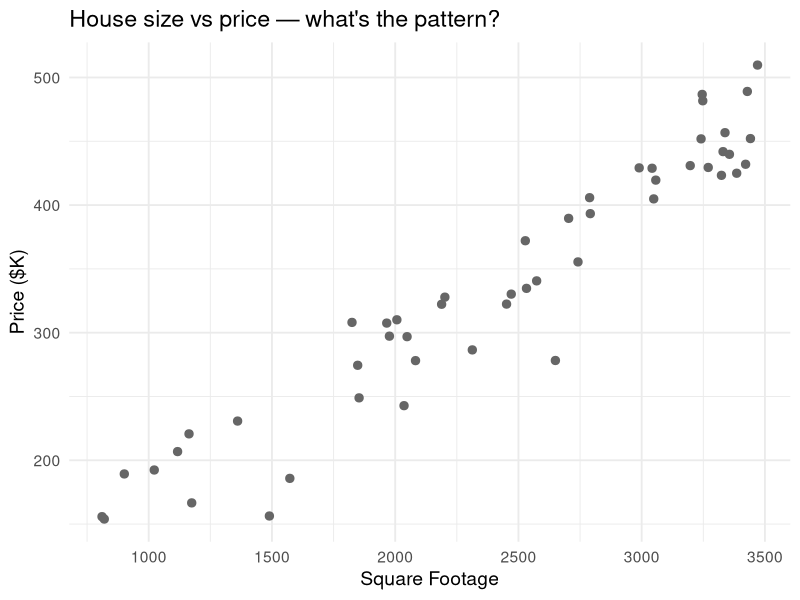
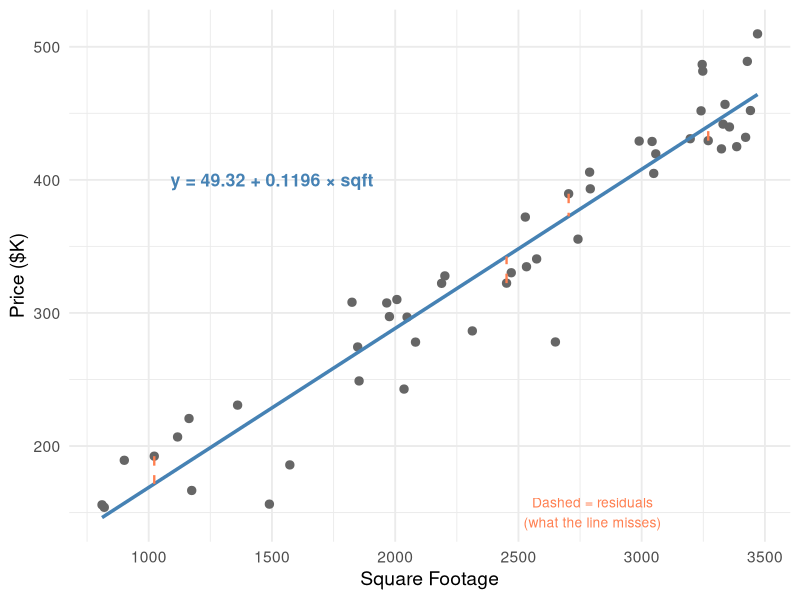
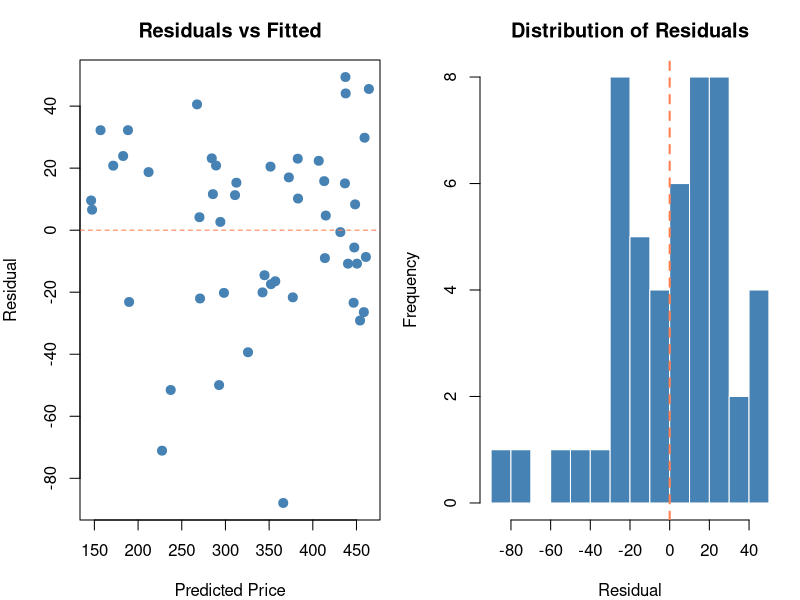
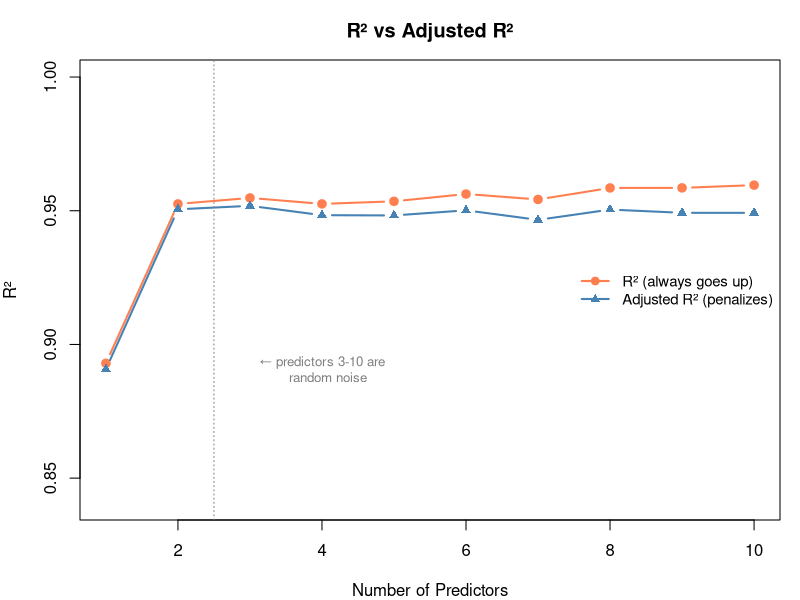
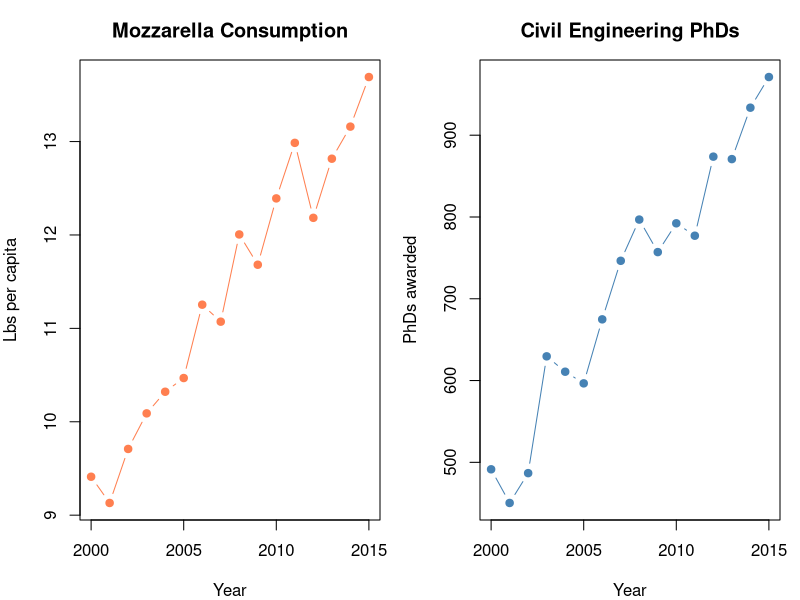
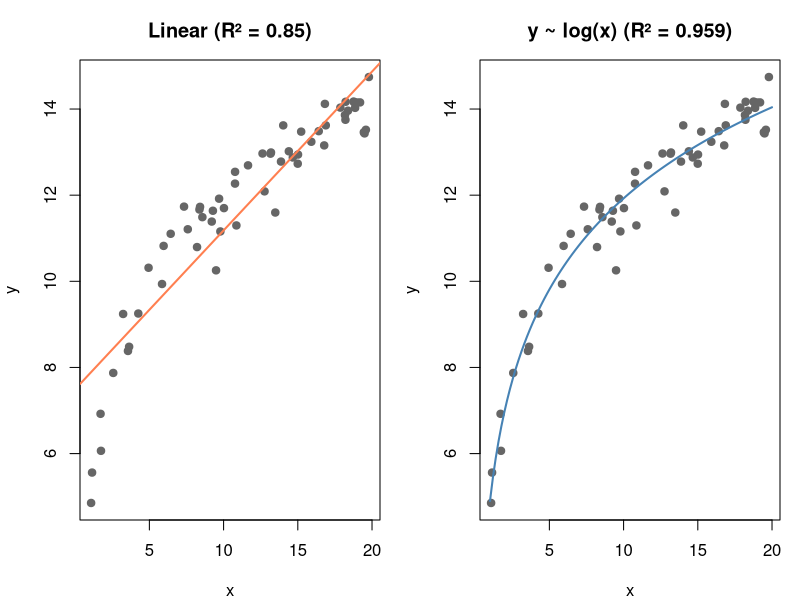
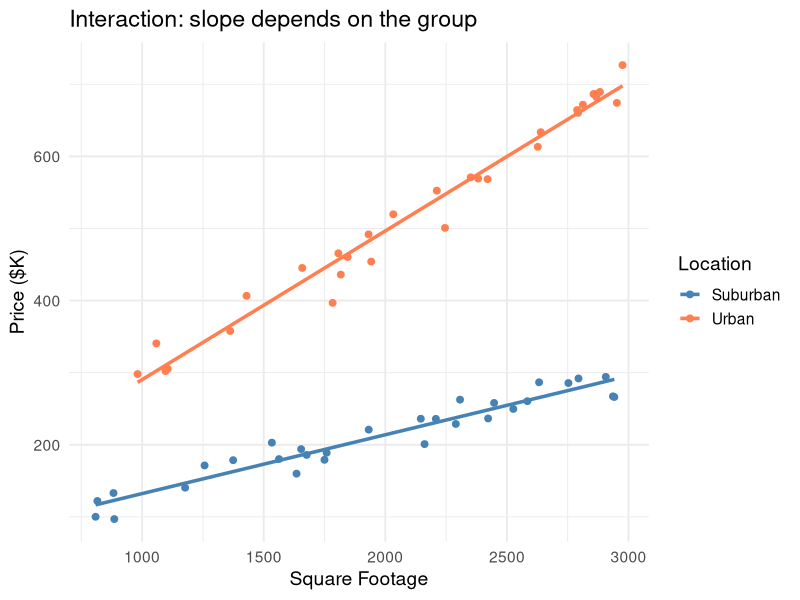
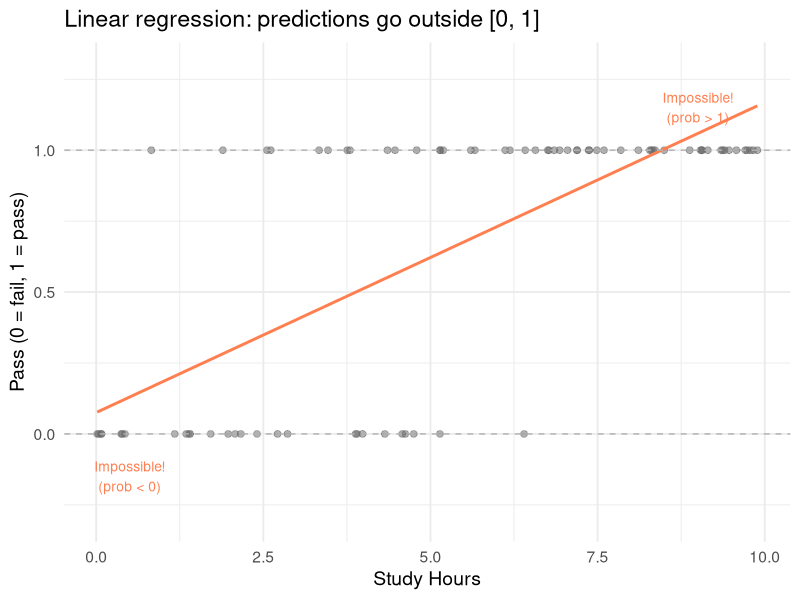

Write R code to recreate these figures, in order.
## ---- chunk 1
#| label: fig-scatter
#| fig-cap: "Each dot is a house. Can you draw a line that captures the relationship?"

library(ggplot2)
set.seed(42)

n <- 50
sqft <- runif(n, 800, 3500)
price <- 50 + 0.12 * sqft + rnorm(n, 0, 30)

df <- data.frame(sqft = sqft, price = price)

ggplot(df, aes(sqft, price)) +
  geom_point(size = 2.5, color = "gray40") +
  theme_minimal(base_size = 14) +
  labs(x = "Square Footage", y = "Price ($K)",
       title = "House size vs price — what's the pattern?")
## ---- chunk 2
#| label: fig-best-fit
#| fig-cap: "The regression line minimizes the total squared distance from points to the line"

fit <- lm(price ~ sqft, data = df)
a0 <- round(coef(fit)[1], 2)
a1 <- round(coef(fit)[2], 4)

ggplot(df, aes(sqft, price)) +
  geom_point(size = 2.5, color = "gray40") +
  geom_smooth(method = "lm", se = FALSE, color = "steelblue", linewidth = 1.2) +
  # Show residuals for a few points
  geom_segment(data = df[c(1, 10, 25, 40), ],
    aes(x = sqft, y = price,
        xend = sqft, yend = predict(fit)[c(1, 10, 25, 40)]),
    color = "coral", linetype = "dashed", linewidth = 0.8) +
  annotate("text", x = 1500, y = 400,
    label = paste0("y = ", a0, " + ", a1, " × sqft"),
    size = 4.5, fontface = "bold", color = "steelblue") +
  annotate("text", x = 2800, y = 150,
    label = "Dashed = residuals\n(what the line misses)",
    color = "coral", size = 3.5) +
  theme_minimal(base_size = 14) +
  labs(x = "Square Footage", y = "Price ($K)")
## ---- chunk 3
#| label: fig-residuals
#| fig-cap: "Residuals = actual minus predicted. We minimize the sum of their squares."

df$predicted <- predict(fit)
df$residual <- df$price - df$predicted

par(mfrow = c(1, 2), mar = c(4, 4, 3, 1))

# Residual plot
plot(df$predicted, df$residual,
  pch = 19, col = "steelblue", cex = 1.2,
  main = "Residuals vs Fitted",
  xlab = "Predicted Price", ylab = "Residual")
abline(h = 0, lty = 2, col = "coral")

# Residual histogram
hist(df$residual, breaks = 12, col = "steelblue", border = "white",
  main = "Distribution of Residuals",
  xlab = "Residual")
abline(v = 0, col = "coral", lwd = 2, lty = 2)

par(mfrow = c(1, 1))
## ---- chunk 4
#| label: fig-multiple-reg
#| fig-cap: "Adding bedrooms improves the model — both features matter"

set.seed(42)
bedrooms <- sample(1:5, n, replace = TRUE)
price2 <- 30 + 0.1 * sqft + 15 * bedrooms + rnorm(n, 0, 20)

df2 <- data.frame(sqft = sqft, bedrooms = bedrooms, price = price2)

fit_simple <- lm(price ~ sqft, data = df2)
fit_multi <- lm(price ~ sqft + bedrooms, data = df2)

cat("=== Simple Model (sqft only) ===\n")
cat(sprintf("  R² = %.3f\n", summary(fit_simple)$r.squared))
cat(sprintf("  price = %.1f + %.4f × sqft\n\n", coef(fit_simple)[1], coef(fit_simple)[2]))

cat("=== Multiple Model (sqft + bedrooms) ===\n")
cat(sprintf("  R² = %.3f\n", summary(fit_multi)$r.squared))
cat(sprintf("  price = %.1f + %.4f × sqft + %.1f × bedrooms\n",
  coef(fit_multi)[1], coef(fit_multi)[2], coef(fit_multi)[3]))
cat("\nInterpretation: each extra bedroom adds ~$15K, holding sqft constant")
## ---- chunk 5
#| label: fig-r-squared-trap
#| fig-cap: "R² always goes up with more predictors. Adjusted R² reveals when they're useless."

set.seed(42)

# Start with good predictors, then add random noise columns
base_data <- df2
r2_vals <- numeric(10)
adj_r2_vals <- numeric(10)

for (num_pred in 1:10) {
  if (num_pred <= 2) {
    formula_str <- c("sqft", "sqft + bedrooms")[num_pred]
  } else {
    # Add random noise columns
    for (j in 3:num_pred) {
      col_name <- paste0("noise", j)
      base_data[[col_name]] <- rnorm(n)
    }
    preds <- c("sqft", "bedrooms", paste0("noise", 3:num_pred))
    formula_str <- paste(preds, collapse = " + ")
  }

  fit_test <- lm(as.formula(paste("price ~", formula_str)), data = base_data)
  r2_vals[num_pred] <- summary(fit_test)$r.squared
  adj_r2_vals[num_pred] <- summary(fit_test)$adj.r.squared
}

plot(1:10, r2_vals, type = "b", pch = 19, col = "coral", lwd = 2,
  ylim = c(min(adj_r2_vals) - 0.05, 1),
  main = "R² vs Adjusted R²",
  xlab = "Number of Predictors", ylab = "R²")
lines(1:10, adj_r2_vals, type = "b", pch = 17, col = "steelblue", lwd = 2)
abline(v = 2.5, lty = 3, col = "gray50")
text(4, min(adj_r2_vals), "← predictors 3-10 are\n   random noise",
     col = "gray50", cex = 0.8)
legend("right", bty = "n",
  legend = c("R² (always goes up)", "Adjusted R² (penalizes)"),
  col = c("coral", "steelblue"), pch = c(19, 17), lwd = 2, cex = 0.9)
## ---- chunk 6
#| label: fig-pvalues
#| fig-cap: "The summary table tells you which predictors are significant"

# Add a useless predictor
df2$shoe_size <- rnorm(n, 10, 2)
fit_with_noise <- lm(price ~ sqft + bedrooms + shoe_size, data = df2)

summary(fit_with_noise)
## ---- chunk 7
#| label: fig-spurious
#| fig-cap: "Perfect correlation. Zero causation. Mozzarella doesn't cause PhD awards."

set.seed(42)
years <- 2000:2015

# Two completely unrelated things that happen to trend upward
mozzarella <- 9 + 0.3 * (years - 2000) + rnorm(16, 0, 0.3)
phds <- 500 + 30 * (years - 2000) + rnorm(16, 0, 30)

par(mfrow = c(1, 2), mar = c(4, 4, 3, 1))

plot(years, mozzarella, type = "b", pch = 19, col = "coral",
  main = "Mozzarella Consumption",
  xlab = "Year", ylab = "Lbs per capita")

plot(years, phds, type = "b", pch = 19, col = "steelblue",
  main = "Civil Engineering PhDs",
  xlab = "Year", ylab = "PhDs awarded")

par(mfrow = c(1, 1))

cat(sprintf("Correlation: %.3f\n", cor(mozzarella, phds)))
cat("Highly correlated! But cheese doesn't cause PhDs.\n")
cat("Both just happen to increase over time (confounding variable: time).")
## ---- chunk 8
#| label: fig-transforms
#| fig-cap: "Transforming predictors lets linear regression fit curves"

set.seed(42)
x <- runif(60, 1, 20)
y_nonlinear <- 5 + 3 * log(x) + rnorm(60, 0, 0.5)

df_nl <- data.frame(x = x, y = y_nonlinear)

fit_linear <- lm(y ~ x, data = df_nl)
fit_log <- lm(y ~ log(x), data = df_nl)

par(mfrow = c(1, 2), mar = c(4, 4, 3, 1))

# Linear fit (bad)
plot(x, y_nonlinear, pch = 19, col = "gray40",
  main = paste0("Linear (R² = ", round(summary(fit_linear)$r.squared, 3), ")"),
  xlab = "x", ylab = "y")
abline(fit_linear, col = "coral", lwd = 2)

# Log transform (good)
plot(x, y_nonlinear, pch = 19, col = "gray40",
  main = paste0("y ~ log(x) (R² = ", round(summary(fit_log)$r.squared, 3), ")"),
  xlab = "x", ylab = "y")
x_seq <- seq(1, 20, length.out = 100)
lines(x_seq, predict(fit_log, newdata = data.frame(x = x_seq)),
  col = "steelblue", lwd = 2)

par(mfrow = c(1, 1))
## ---- chunk 9
#| label: fig-interaction
#| fig-cap: "With interaction: the slope differs by group. Without: same slope forced."

set.seed(42)
n_int <- 60
group <- rep(c("Urban", "Suburban"), each = n_int / 2)
sqft_int <- runif(n_int, 800, 3000)
price_int <- ifelse(group == "Urban",
  100 + 0.20 * sqft_int,   # steeper slope in urban
  50 + 0.08 * sqft_int     # shallower in suburban
) + rnorm(n_int, 0, 20)

df_int <- data.frame(sqft = sqft_int, group = group, price = price_int)

ggplot(df_int, aes(sqft, price, color = group)) +
  geom_point(size = 2) +
  geom_smooth(method = "lm", se = FALSE, linewidth = 1.2) +
  scale_color_manual(values = c("steelblue", "coral")) +
  theme_minimal(base_size = 14) +
  labs(x = "Square Footage", y = "Price ($K)", color = "Location",
       title = "Interaction: slope depends on the group")
## ---- chunk 10
#| label: fig-why-not-linear
#| fig-cap: "Linear regression for yes/no data gives impossible predictions (>1 or <0)"

set.seed(42)
n_log <- 80
study_hours <- runif(n_log, 0, 10)
pass <- rbinom(n_log, 1, plogis(-3 + 0.8 * study_hours))

df_log <- data.frame(hours = study_hours, pass = pass)

ggplot(df_log, aes(hours, pass)) +
  geom_point(size = 2, alpha = 0.5, color = "gray40") +
  geom_smooth(method = "lm", se = FALSE, color = "coral", linewidth = 1,
              fullrange = TRUE) +
  geom_hline(yintercept = c(0, 1), linetype = "dashed", color = "gray70") +
  annotate("text", x = 9, y = 1.15, label = "Impossible!\n(prob > 1)",
           color = "coral", size = 3.5) +
  annotate("text", x = 0.5, y = -0.15, label = "Impossible!\n(prob < 0)",
           color = "coral", size = 3.5) +
  coord_cartesian(ylim = c(-0.3, 1.3)) +
  theme_minimal(base_size = 14) +
  labs(x = "Study Hours", y = "Pass (0 = fail, 1 = pass)",
       title = "Linear regression: predictions go outside [0, 1]")
## ---- chunk 11
#| label: fig-sigmoid
#| fig-cap: "The sigmoid curve: maps any number to a probability between 0 and 1"

fit_logistic <- glm(pass ~ hours, data = df_log, family = binomial)

hours_grid <- seq(0, 10, length.out = 200)
pred_prob <- predict(fit_logistic, newdata = data.frame(hours = hours_grid),
                     type = "response")

ggplot() +
  geom_point(data = df_log, aes(hours, pass), size = 2, alpha = 0.5, color = "gray40") +
  geom_line(data = data.frame(hours = hours_grid, prob = pred_prob),
            aes(hours, prob), color = "steelblue", linewidth = 1.5) +
  geom_hline(yintercept = 0.5, linetype = "dashed", color = "coral") +
  annotate("text", x = 1, y = 0.55, label = "Decision boundary (p = 0.5)",
           color = "coral", size = 3.5) +
  theme_minimal(base_size = 14) +
  labs(x = "Study Hours", y = "Probability of Passing",
       title = "Logistic regression: probabilities stay between 0 and 1")
## ---- chunk 12
#| label: fig-logistic-summary
#| fig-cap: "Logistic regression output: coefficients are in log-odds"

summary(fit_logistic)
cat(sprintf("\nOdds ratio for 'hours': %.2f", exp(coef(fit_logistic)["hours"])))
cat("\nMeaning: each extra hour of study multiplies the odds of passing by this factor")
## ---- chunk 13
#| label: fig-linear-vs-logistic
#| fig-cap: "Linear: predict a number. Logistic: predict a probability."

par(mfrow = c(1, 2), mar = c(4, 4, 3, 1))

# Linear
plot(df$sqft, df$price, pch = 19, col = "gray40", cex = 0.8,
  main = "Linear Regression\n(continuous output)",
  xlab = "Square Footage", ylab = "Price ($K)")
abline(lm(price ~ sqft, data = df), col = "steelblue", lwd = 2)

# Logistic
plot(df_log$hours, df_log$pass, pch = 19, col = "gray40", cex = 0.8,
  main = "Logistic Regression\n(probability output)",
  xlab = "Study Hours", ylab = "P(Pass)")
lines(hours_grid, pred_prob, col = "coral", lwd = 2)
abline(h = c(0, 1), lty = 3, col = "gray70")

par(mfrow = c(1, 1))
